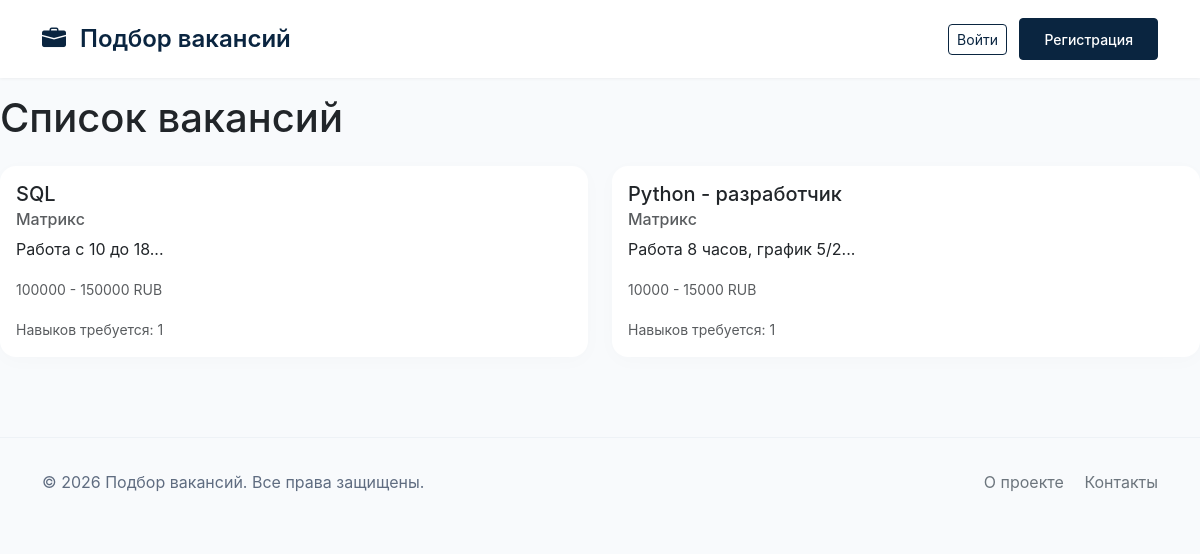
/vacancies, run on the app's committed database.
### models.py (models this page shows, shortened)
class Vacancy(db.Model):
    __tablename__ = 'vacancies'
    id = db.Column(db.Integer, primary_key=True)
    title = db.Column(db.String(100), nullable=False)
    company = db.Column(db.String(100))
    description = db.Column(db.Text)
    salary_min = db.Column(db.Integer)
    salary_max = db.Column(db.Integer)
    currency = db.Column(db.String(3), default='RUB')
    location = db.Column(db.String(100))
    url = db.Column(db.String(200))
    hh_id = db.Column(db.String(50), unique=True, nullable=True)
    posted_by = db.Column(db.Integer, db.ForeignKey('users.id'), nullable=True)
    created_at = db.Column(db.DateTime, default=datetime.utcnow)
    skills = db.relationship('VacancySkill', back_populates='vacancy', cascade='all, delete-orphan')
    applications = db.relationship('Application', back_populates='vacancy',
                                   cascade='all, delete-orphan')
    employer = db.relationship('User', back_populates='posted_vacancies',
                               foreign_keys=[posted_by])
    @property
    def required_skills_count(self):
        return len(self.skills)

### app.py (the view)
    @app.route('/vacancies')
    def vacancies():
        from models import Vacancy
        vacancies_list = Vacancy.query.all()
        return render_template('vacancies.html', vacancies=vacancies_list)

### templates/vacancies.html
{% extends "base.html" %}
{% block content %}
<h1 class="mb-4">Список вакансий</h1>
{% if vacancies %}
    <div class="row">
        {% for vacancy in vacancies %}
            <div class="col-md-6 mb-3">
                <div class="card">
                    <div class="card-body">
                        <h5 class="card-title">{{ vacancy.title }}</h5>
                        <h6 class="card-subtitle mb-2 text-muted">{{ vacancy.company }}</h6>
                        <p class="card-text">{{ vacancy.description[:200] }}...</p>
                        <p class="card-text">
                            <small class="text-muted">
                                {% if vacancy.salary_min and vacancy.salary_max %}
                                    {{ vacancy.salary_min }} - {{ vacancy.salary_max }} {{ vacancy.currency }}
                                {% endif %}
                            </small>
                        </p>
                        <p class="card-text">
                            <small class="text-muted">Навыков требуется: {{ vacancy.required_skills_count }}</small>
                        </p>
                    </div>
                </div>
            </div>
        {% endfor %}
    </div>
{% else %}
    <div class="alert alert-info">
        Пока нет добавленных вакансий.
        <a href="/add_vacancy" class="alert-link">Добавить первую вакансию</a>
    </div>
{% endif %}
{% endblock %}

### templates/base.html (style rules this page uses)
body { background-color: #f8fafc; font-family: -apple-system, BlinkMacSystemFont, 'Segoe UI', Roboto, Oxygen, Ubuntu, sans-serif; }
.card { border: none; border-radius: 16px; box-shadow: 0 4px 20px rgba(0,0,0,0.02); transition: transform 0.2s, box-shadow 0.2s; }

### data on the page
Vacancy: title "SQL", company "Матрикс", description "Работа с 10 до 18", salary_min "100000", salary_max "150000", currency "RUB", required_skills_count "1"
Vacancy: title "Python - разработчик", company "Матрикс", description "Работа 8 часов, график 5/2", salary_min "10000", salary_max "15000", currency "RUB", required_skills_count "1"
